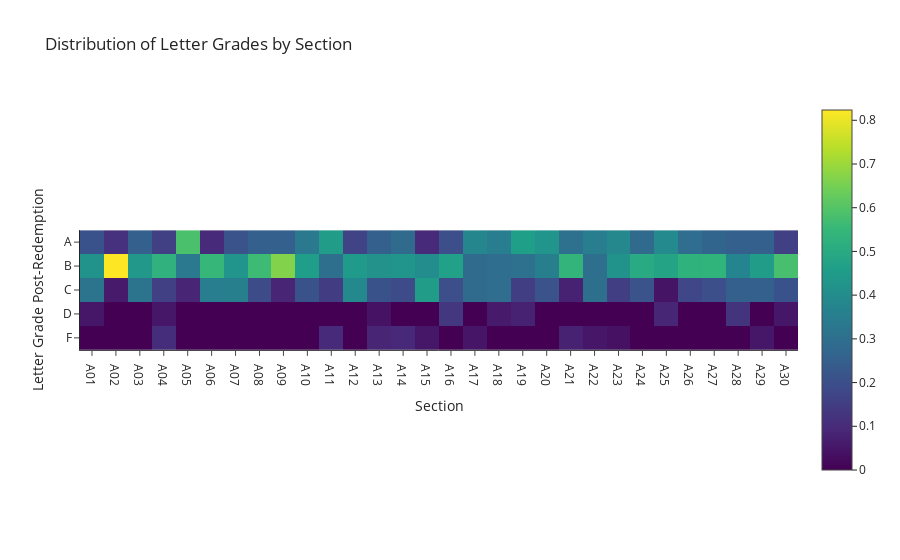

The cell this chart's notebook holds for it:
### Markdown cell above
Run the cell below to see your heatmap.

### Code cell
# Run this cell to see the result, and don't change this cell --- it is needed for the tests.
fig = letter_grade_heat_map(grades_analysis)
fig.show()

### Figure 1 — Plotly figure (JSON) as saved in the notebook; plotly's stock layout.template omitted (floating-point values rounded to 4 significant figures; data arrays with more than 128 entries replaced by an {"elided": "..."} marker saying what was removed)
{"data": [{"coloraxis": "coloraxis", "hovertemplate": "Section: %{x}<br>Letter Grade Post-Redemption: %{y}<br>color: %{z}<extra></extra>", "name": "0", "type": "heatmap", "x": ["A01", "A02", "A03", "A04", "A05", "A06", "A07", "A08", "A09", "A10", "A11", "A12", "A13", "A14", "A15", "A16", "A17", "A18", "A19", "A20", "A21", "A22", "A23", "A24", "A25", "A26", "A27", "A28", "A29", "A30"], "xaxis": "x", "y": ["A", "B", "C", "D", "F"], "yaxis": "y", "z": {"elided": "5x30 float values"}}], "layout": {"coloraxis": {"colorscale": [[0, "#440154"], [0.1111, "#482878"], [0.2222, "#3e4989"], [0.3333, "#31688e"], [0.4444, "#26828e"], [0.5556, "#1f9e89"], [0.6667, "#35b779"], [0.7778, "#6ece58"], [0.8889, "#b5de2b"], [1, "#fde725"]]}, "title": {"text": "Distribution of Letter Grades by Section"}, "xaxis": {"anchor": "y", "constrain": "domain", "domain": [0, 1], "scaleanchor": "y", "title": {"text": "Section"}}, "yaxis": {"anchor": "x", "autorange": "reversed", "constrain": "domain", "domain": [0, 1], "title": {"text": "Letter Grade Post-Redemption"}}}}
